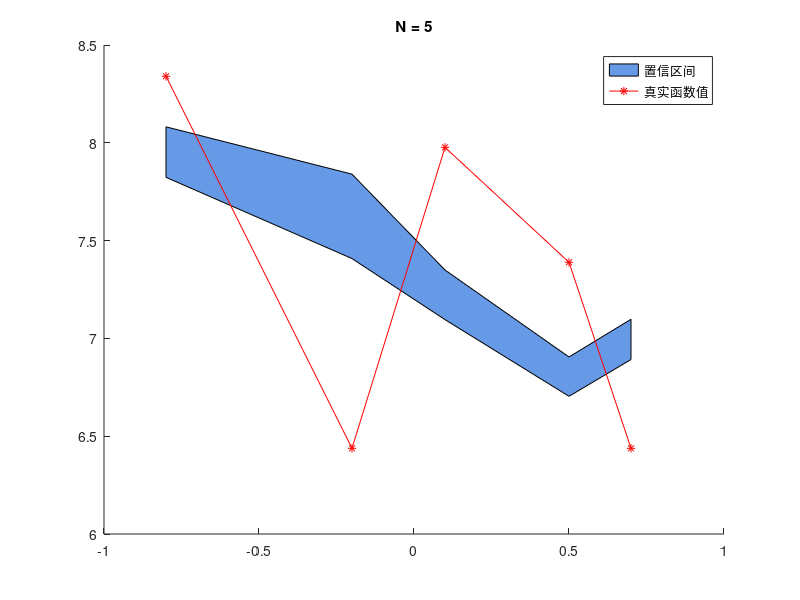
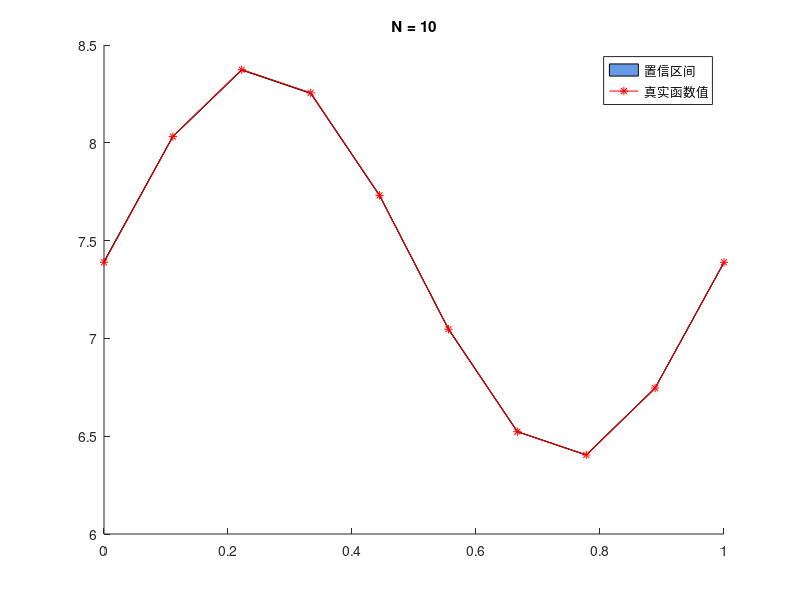
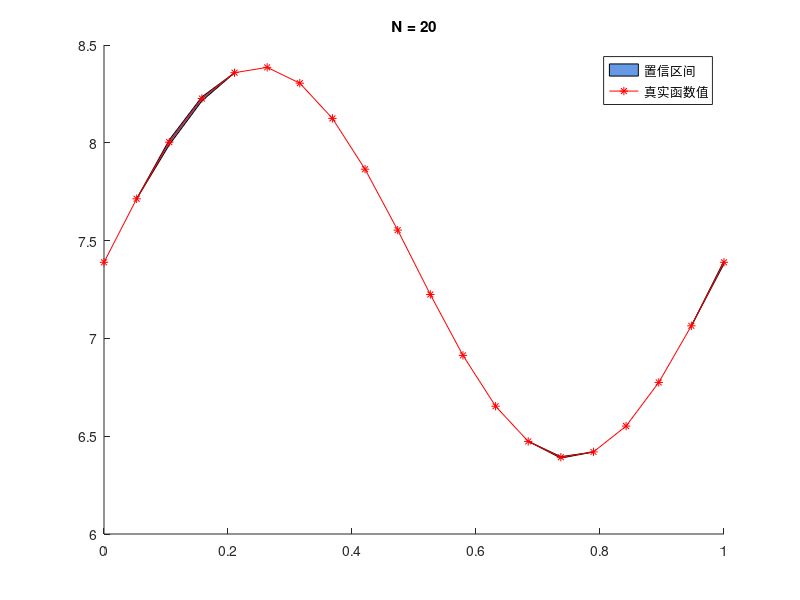

MATLAB code to generate these figures, in order:
% 生成Chebyshev点
N_values = [5, 10, 20];
for k = 1:length(N_values)
    N = N_values(k);
    x_cheb = cos((2*(1:N) - 1)*pi/(2*N));
    
    % 计算函数值作为观测数据
    y_obs = exp(2) + sin(2*pi*x_cheb);
    % 生成一组预测点
    if N == 5 
        x_pred = [-0.8,-0.2,0.1,0.5,0.7];
    else
        x_pred = linspace(0, 1, N);
    end
    % 进行Kriging插值
    sigma2 = 1;
    l = 0.5;
    K = pdist2(x_pred',x_pred');
    K_pred_obs = sigma2 * exp(-pdist2(x_pred',x_cheb').^2/(2*l^2));
    K_pred_pred = sigma2 * exp(-pdist2(x_pred',x_pred').^2/(2*l^2));
    K_obs_obs = sigma2 * exp(-pdist2(x_cheb',x_cheb').^2/(2*l^2));
    pinv_K_obs_obs = pinv(K_obs_obs);
    % 计算预测值和预测方差
    y_pred = K_pred_obs * pinv_K_obs_obs * y_obs';
    sigma2_pred = diag(K_pred_pred - K_pred_obs * pinv_K_obs_obs * K_pred_obs');
    % 计算置信区间
    z_alpha_2 = 1.96;
    lower = y_pred - z_alpha_2 * sqrt(sigma2_pred);
    upper = y_pred + z_alpha_2 * sqrt(sigma2_pred);
    % 绘制真实函数和置信区间
    figure
    hold on;
    fill([x_pred, fliplr(x_pred)], [lower', fliplr(upper')], [0.4, 0.6, 0.9]);
    plot(x_pred, exp(2) + sin(2*pi*x_pred), 'r-*', 'LineWidth', 0.5);
    legend('置信区间','真实函数值');
    title(['N = ', num2str(N)]);
    hold off;
end